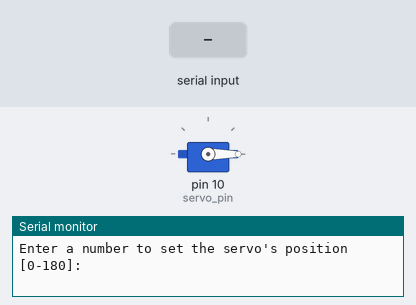
Bench run of a sketch on a simulated Arduino Uno, built with avr-gcc and run on an emulated ATmega328P. On the bench: servo, the last lines printed to the serial monitor. Inputs (shaded band) come from the test bench.

Above: at 1.2 s.
1.3 s: "90\n" received over Serial
At 1.9 s:
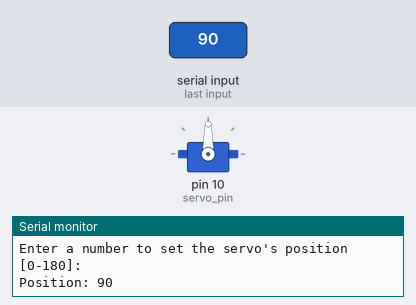
2.8 s: "5\n" received over Serial
At 4.2 s:
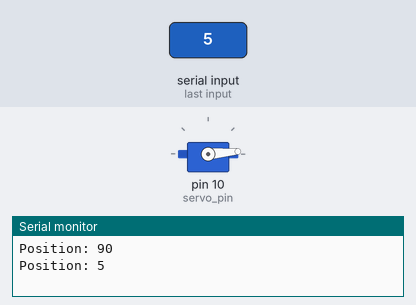
Timing chart, 0 to 5.8 s (numbered marks = the images above; inputs shaded):
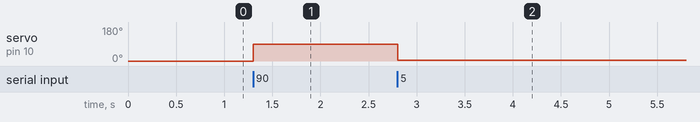

Measured:
- after the input at 1.3 s, servo on pin 10 (servo_pin): 0° → 90° at once
- after the input at 2.8 s, servo on pin 10 (servo_pin): 90° → 5° at once

The sketch:

calibrate_servo_with_serial.ino
```cpp
/*
 * Calibrate Servo with Serial
 *
 * Allows servos to be calibrated through serial communication. Numbers are read
 * from serial, and if they are within a valid range, the servo's position is set
 * to the specified number. This position is held until another number is entered.
 *
 * Uses Arduino's standard servo library.
 *
 */


#include <Servo.h>

Servo servo;
const byte servo_pin = 10;

// set the servo to this position
int position = 0;
String input_str = "";


void setup() {
  servo.attach(servo_pin);

  // Arduino will not run without USB Serial connected
  Serial.begin(9600);
  while (!Serial) { ; }

  Serial.println("Enter a number to set the servo's position [0-180]:");
}


void loop() {
  // Read serial input:
  while (Serial.available() > 0) {
    position = read_int_from_serial();
  }

  // Set the servo to the requested position
  if(position >= 0 && position <= 180){
    servo.write(position);
  }
}

/*
 * Read from serial until a newline.
 * Returns the number received from serial.
 */
int read_int_from_serial(){
    int input_char = Serial.read();

    if (isDigit(input_char)) {
      // convert the incoming byte to a char and append to string
      input_str += (char)input_char;
    }

    if (input_char == '\n') {
      position = input_str.toInt();
      input_str = "";
      Serial.print("Position: ");
      Serial.println(position);
    }

    return position;
}
```
